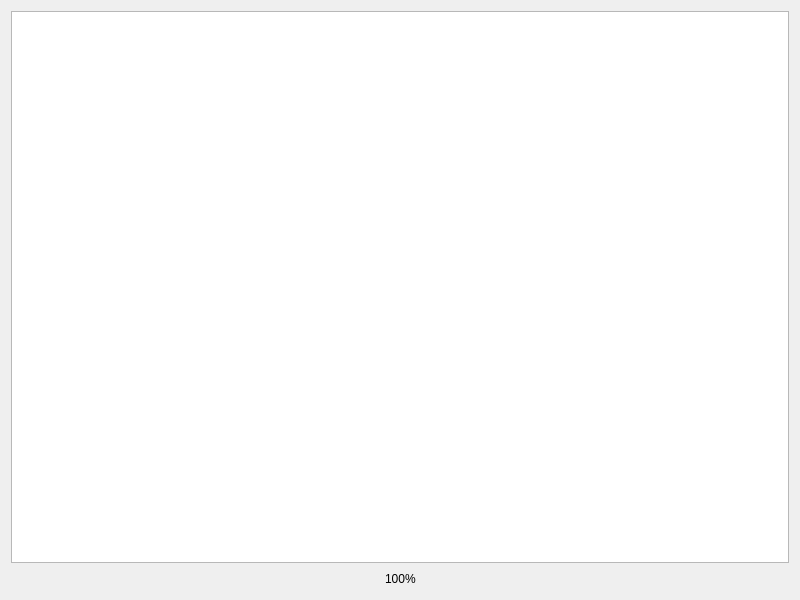
<?xml version="1.0" encoding="UTF-8"?>
<ui version="4.0">
 <class>Widget</class>
 <widget class="QWidget" name="Widget">
  <property name="geometry">
   <rect>
    <x>0</x>
    <y>0</y>
    <width>800</width>
    <height>600</height>
   </rect>
  </property>
  <property name="windowTitle">
   <string>Widget</string>
  </property>
  <layout class="QVBoxLayout" name="verticalLayout">
   <item>
    <widget class="MyView" name="graphicsView"/>
   </item>
   <item>
    <layout class="QHBoxLayout" name="horizontalLayout">
     <item>
      <spacer name="horizontalSpacer">
       <property name="orientation">
        <enum>Qt::Horizontal</enum>
       </property>
       <property name="sizeHint" stdset="0">
        <size>
         <width>40</width>
         <height>20</height>
        </size>
       </property>
      </spacer>
     </item>
     <item>
      <widget class="QLabel" name="label">
       <property name="text">
        <string>100%</string>
       </property>
      </widget>
     </item>
     <item>
      <spacer name="horizontalSpacer_2">
       <property name="orientation">
        <enum>Qt::Horizontal</enum>
       </property>
       <property name="sizeHint" stdset="0">
        <size>
         <width>40</width>
         <height>20</height>
        </size>
       </property>
      </spacer>
     </item>
    </layout>
   </item>
  </layout>
 </widget>
 <customwidgets>
  <customwidget>
   <class>MyView</class>
   <extends>QGraphicsView</extends>
   <header>MyView.h</header>
  </customwidget>
 </customwidgets>
 <resources/>
 <connections/>
</ui>
